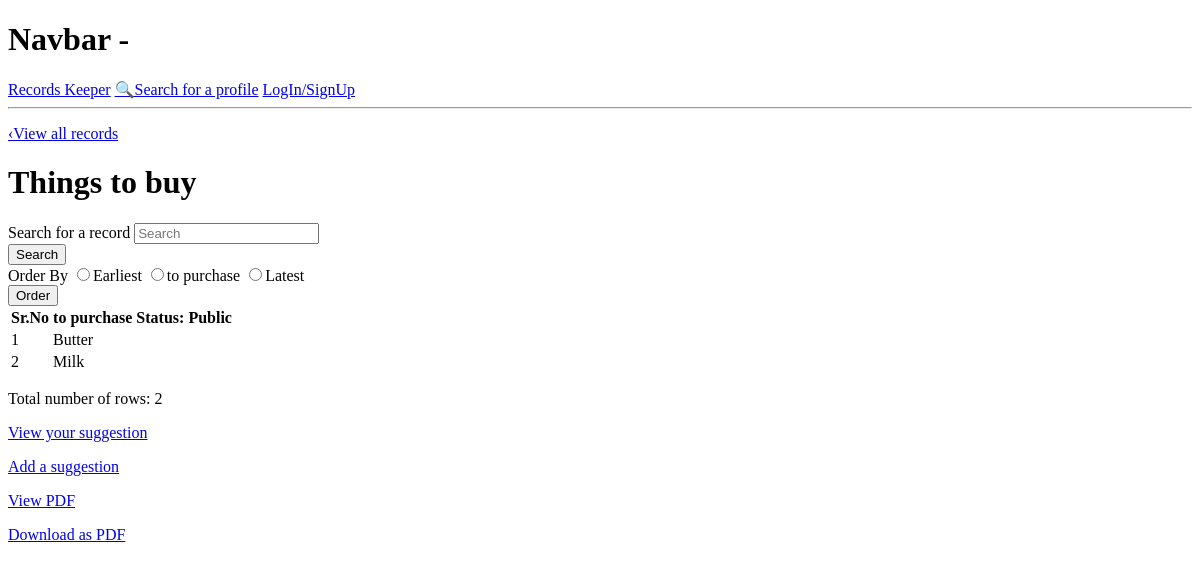
Page /view-table/bf2351a9-65b0-4083-9633-ee5d5f02212a/ on the earlier database version.
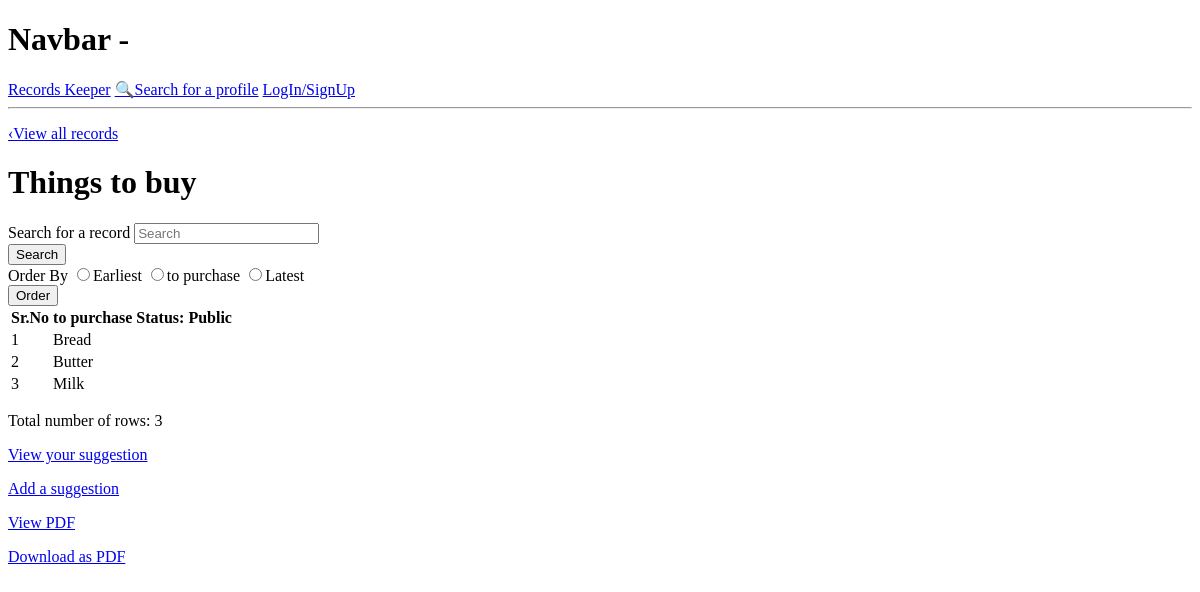
Same page on the later database version.
### tables/models.py (models this page shows, shortened)
class Row(models.Model):
    table_name=models.ForeignKey(Table, on_delete=models.CASCADE, null=True, blank=True)
    col1=models.TextField("Column 1 entry",null=True, blank=True)
    col2=models.TextField("Column 2 entry",null=True, blank=True)
    col3=models.TextField("Column 3 entry",null=True, blank=True)
    col4=models.TextField("Column 4 entry",null=True, blank=True)
    col5=models.TextField("Column 5 entry",null=True, blank=True)
    date=models.DateField("Date (yyyy-mm-dd)",auto_now_add=False, auto_now=False, null=True, blank=True)
    created = models.DateTimeField(auto_now_add=True)
    id = models.UUIDField(primary_key=True, default=uuid.uuid4, editable=False)

class Table(models.Model):
    owner=models.ForeignKey(Profile, on_delete=models.CASCADE, null=True, blank=True)
    title=models.TextField("Title of the table")
    desc=models.TextField("Description",null=True, blank=True)
    col1=models.TextField("Column 1",null=True, blank=True)
    col2=models.TextField("Column 2",null=True, blank=True)
    col3=models.TextField("Column 3",null=True, blank=True)
    col4=models.TextField("Column 4",null=True, blank=True)
    col5=models.TextField("Column 5",null=True, blank=True)
    total=models.IntegerField(default=0, null=True, blank=True)
    TYPE=(('Public', 'Public'), ('Private', 'Private'))
    status=models.CharField(max_length=200, choices=TYPE, default="Public")
    created = models.DateTimeField(auto_now_add=True)
    id = models.UUIDField(primary_key=True, default=uuid.uuid4, editable=False)
    class Meta:
        ordering = ['title', '-created']
    @property
    def getTotal(self):
        rows=self.row_set.all()
        total_c=rows.count()
        self.total=total_c
        self.save()

### tables/views.py (the view)
# urls.py: path("view-table/<str:pk>/", views.viewTable, name="view-table"),
def viewTable(request, pk):
    table=Table.objects.get(id=pk)
    rows=table.row_set.all()
    profile=table.owner
    sugs=table.suggestion_set.all()
    rows, search_query=searchRow(request, rows)
    table.getTotal
    rows, order_query=orderTable(request, rows)
    c=rows.exclude(date__isnull=True).count()
    context={"table":table, "rows":rows, "profile":profile, "search_query":search_query, "order_query":order_query, "c":c, "sugs":sugs}
    return render(request, "tables/view-table.html", context)

### tables/utils.py (called while the page is built)
def searchRow(request, r):
    search_query = ""
    if request.GET.get('search_query'):
        search_query = request.GET.get('search_query')
    rows=r.distinct().filter(
        Q(col1__icontains=search_query) |
        Q(col2__icontains=search_query) |
        Q(col3__icontains=search_query) |
        Q(col4__icontains=search_query) |
        Q(col5__icontains=search_query)
    )
    return rows, search_query

def orderTable(request, t):
    order_query = ""
    if request.GET.get('order_query'):
        order_query = request.GET.get('order_query')
    if order_query== "col1":
        rows=t.order_by("col1")
    elif order_query== "col2":
        rows=t.order_by("col2")
    elif order_query== "col3":
        rows=t.order_by("col3")
    elif order_query== "col4":
        rows=t.order_by("col4")
    elif order_query== "col5":
        rows=t.order_by("col5")
    elif order_query== "date":
        rows=t.order_by("date")
    elif order_query== "created":
        rows=t.order_by("created")
    else:
        rows=t.order_by("-created")
    return rows, order_query

### tables/templates/tables/view-table.html (shortened to what this page needs)
{% extends 'main.html' %}
{% block content %}
<p><a href="{% url 'view-tables' profile.id %}">&#8249;View all records</a></p>
<h1>{{table.title}}</h1>
{% if table.total != 0 %}
<form id='searchForm' class="form" action="{% url 'view-table' table.id %}" method="get">
    <div class="form__field">
      <label for="formInput#search">Search for a record </label>
      <input class="input input--text" id="formInput#search" type="text" name="search_query"
        placeholder="Search" value="{{search_query}}" />
    </div>
    <input class="btn btn--sub btn--lg" type="submit" value="Search" />
  </form>
  <form id='searchForm' class="form" action="{% url 'view-table' table.id %}" method="get">
    <div class="form__field">
      <label for="formInput#search">Order By</label>
      <input class="input input--text" id="formInput#search" type="radio" name="order_query"
        value="created" />Earliest
      {% if table.col1 %}
      <input class="input input--text" id="formInput#search" type="radio" name="order_query"
        value="col1" />{{table.col1}}
      {% endif %}
      <input class="input input--text" id="formInput#search" type="radio" name="order_query"
        value="-created" />Latest
    </div>
    <input class="btn btn--sub btn--lg" type="submit" value="Order" />
  </form>
  {% endif %}
<table>
    <tr>
        <th>Sr.No</th>
        {% if table.col1 %}
        <th>{{table.col1}}</th>
        {% endif %}
        <th>Status: {{table.status}}</th>
    </tr>
    {% if table.total != 0 %}
    {% for row in rows %}
    <tr>
        <td>{{forloop.counter}}</td>
        {% if table.col1 %}
        {% if row.col1 %}
        <td>{{row.col1}}</td>
        {% else%}
        <td></td>
        {% endif %}
        {% endif %}
        {% if row.date %}
        <td>{{row.date}}</td>
        {% else%}
        <td></td>
        {% endif %}
    </tr>
    {% endfor %}
    {% else %}
    <tr>
        <td colspan="8">No records found</td>
    </tr>
    {% endif %}
</table>
<p>Total number of row{{table.total|pluralize:"s"}}: {{table.total}}</p>
{% if request.user.profile == sug.owner %}
<p><a href="{% url 'view-suggestions' table.id %}">View your suggestion</a></p>
{% elif request.user.profile == table.owner %}
<p><a href="{% url 'view-suggestions' table.id %}">View suggestions</a></p>
{% endif %}
{% if request.user.profile != profile %}
<a href="{% url 'add-suggestion' table.id %}">Add a suggestion</a>
{% endif %}
<p><a href="{% url 'view-pdf' table.id %}">View PDF</a></p>
<p><a href="{% url 'download-pdf' table.id %}">Download as PDF</a></p>
{% endblock %}

Differences in the rows shown:
changed Table "Things to buy": total "2" → "3"
added Row: col1 "Bread"
